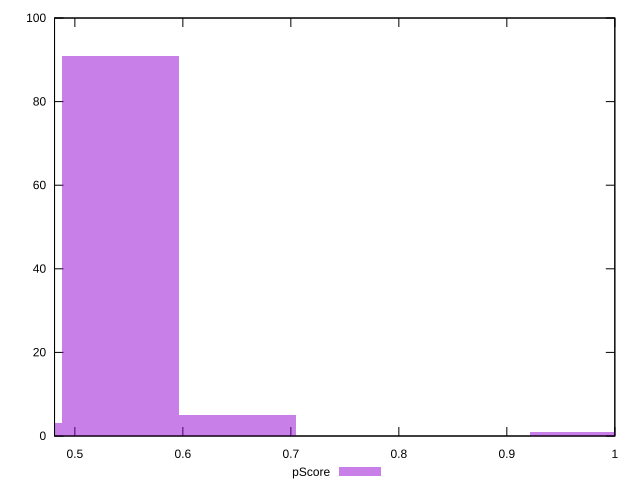

Reproduce this figure in gnuplot.
reset

$pScore <<EOF
0.9756679508339045 1
0.5420377504632803 91
0.6504453005559363 5
0.4336302003706242 3
EOF

set key outside below
set boxwidth 0.10840755009265605
set xrange [0.4811764705882353:1]
set yrange [0:100]
set trange [0:100]
set style fill transparent solid 0.5 noborder
set terminal svg size 640, 490 enhanced background rgb 'white'
set output "reports/report_00032_2021-02-25T10-28-15.087Z/uses-http2/samples/music/pScore/histogram.svg"

plot $pScore title "pScore" with boxes

reset
